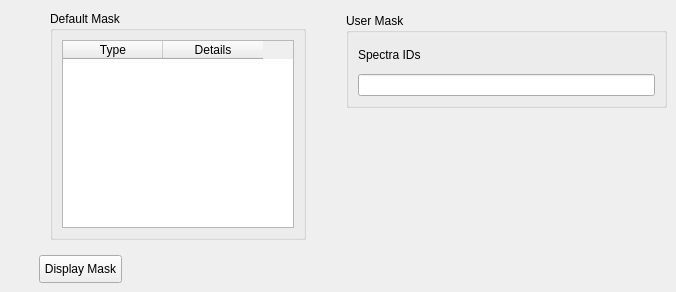
     <widget class="QWidget" name="tab_3" >
      <attribute name="title" >
       <string>Masking</string>
      </attribute>
      <widget class="QGroupBox" name="groupBox_10" >
       <property name="geometry" >
        <rect>
         <x>50</x>
         <y>11</y>
         <width>256</width>
         <height>229</height>
        </rect>
       </property>
       <property name="title" >
        <string>Default Mask</string>
       </property>
       <layout class="QVBoxLayout" name="verticalLayout" >
        <item>
         <widget class="QTableWidget" name="mask_table" >
          <property name="editTriggers" >
           <set>QAbstractItemView::NoEditTriggers</set>
          </property>
          <column>
           <property name="text" >
            <string>Type</string>
           </property>
          </column>
          <column>
           <property name="text" >
            <string>Details</string>
           </property>
          </column>
         </widget>
        </item>
       </layout>
      </widget>
      <widget class="QPushButton" name="showMaskBtn" >
       <property name="enabled" >
        <bool>true</bool>
       </property>
       <property name="geometry" >
        <rect>
         <x>39</x>
         <y>255</y>
         <width>83</width>
         <height>28</height>
        </rect>
       </property>
       <property name="text" >
        <string>Display Mask</string>
       </property>
      </widget>
      <widget class="QGroupBox" name="groupBox_11" >
       <property name="geometry" >
        <rect>
         <x>346</x>
         <y>13</y>
         <width>321</width>
         <height>95</height>
        </rect>
       </property>
       <property name="title" >
        <string>User Mask</string>
       </property>
       <layout class="QVBoxLayout" name="verticalLayout_2" >
        <item>
         <widget class="QLabel" name="label_25" >
          <property name="text" >
           <string>Spectra IDs</string>
          </property>
         </widget>
        </item>
        <item>
         <widget class="QLineEdit" name="user_maskEdit" />
        </item>
       </layout>
      </widget>
     </widget>
